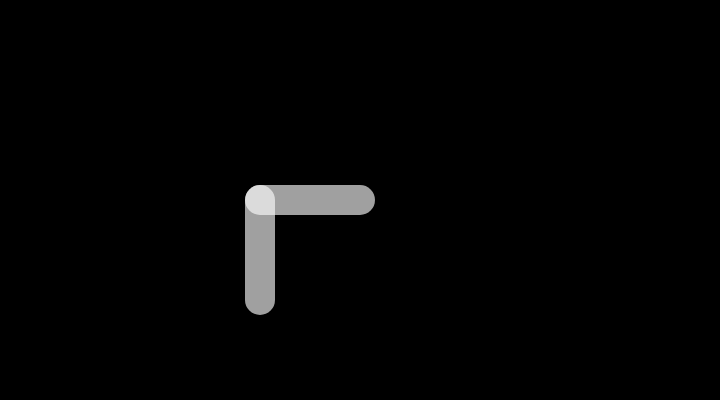
Frame 1 (no input)
Frame 60 (no input): identical to frame 1, image omitted
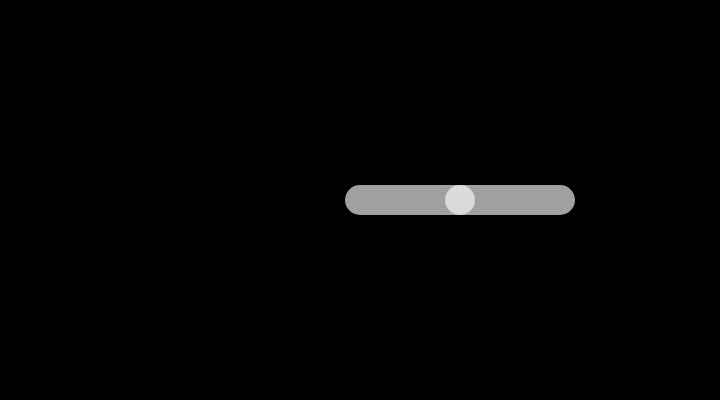
Frame 120 (the mouse pressed at the canvas centre since frame 60)

The p5.js sketch that drew these frames (run headless with seeded random() and noise() and a simulated clock; from frame 60 on, the mouse is pressed at the canvas centre):

// p5.js sketch
// ── sketch.js
let x, y;
let angle1 = 0.0;
let angle2 = 0.0;
let segLength = 100;

function setup() {
  createCanvas(720, 400);
  strokeWeight(30);

  //Stroke with a semi-transparent white
  stroke(255, 160);

  //Position the "shoulder" of the arm in the center of the canvas
  x = width * 0.5;
  y = height * 0.5;
}

function draw() {
  background(0);

  //Change the angle of the segments according to the mouse positions
  angle1 = (mouseX / float(width) - 0.5) * -TWO_PI;
  angle2 = (mouseY / float(height) - 0.5) * PI;

  //use push and pop to "contain" the transforms. Note that
  // even though we draw the segments using a custom function,
  // the transforms still accumulate
  push();
  segment(x, y, angle1);
  segment(segLength, 0, angle2);
  pop();
}

//a custom function for drawing segments
function segment(x, y, a) {
  translate(x, y);
  rotate(a);
  line(0, 0, segLength, 0);
}
